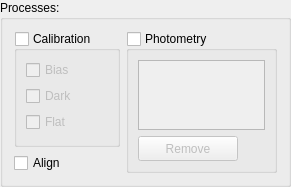
        <widget class="QGroupBox" name="groupBox_27">
         <property name="maximumSize">
          <size>
           <width>291</width>
           <height>171</height>
          </size>
         </property>
         <property name="title">
          <string>Processes:</string>
         </property>
         <layout class="QGridLayout" name="gridLayout_103">
          <item row="1" column="0">
           <widget class="QCheckBox" name="checkBox_11">
            <property name="text">
             <string>Align</string>
            </property>
           </widget>
          </item>
          <item row="0" column="0">
           <widget class="QGroupBox" name="groupBox_26">
            <property name="title">
             <string>Calibration</string>
            </property>
            <property name="checkable">
             <bool>true</bool>
            </property>
            <property name="checked">
             <bool>false</bool>
            </property>
            <layout class="QGridLayout" name="gridLayout_101">
             <item row="0" column="0">
              <widget class="QCheckBox" name="checkBox_8">
               <property name="text">
                <string>Bias</string>
               </property>
              </widget>
             </item>
             <item row="1" column="0">
              <widget class="QCheckBox" name="checkBox_9">
               <property name="text">
                <string>Dark</string>
               </property>
              </widget>
             </item>
             <item row="2" column="0">
              <widget class="QCheckBox" name="checkBox_10">
               <property name="text">
                <string>Flat</string>
               </property>
              </widget>
             </item>
            </layout>
           </widget>
          </item>
          <item row="0" column="1" rowspan="2">
           <widget class="QGroupBox" name="groupBox_29">
            <property name="title">
             <string>Photometry</string>
            </property>
            <property name="checkable">
             <bool>true</bool>
            </property>
            <property name="checked">
             <bool>false</bool>
            </property>
            <layout class="QGridLayout" name="gridLayout_102">
             <item row="1" column="0">
              <widget class="QPushButton" name="pushButton_47">
               <property name="minimumSize">
                <size>
                 <width>100</width>
                 <height>25</height>
                </size>
               </property>
               <property name="maximumSize">
                <size>
                 <width>100</width>
                 <height>25</height>
                </size>
               </property>
               <property name="text">
                <string>Remove</string>
               </property>
               <property name="icon">
                <iconset>
                 <normaloff>../.designer/.designer/backup/img/rem.png</normaloff>../.designer/.designer/backup/img/rem.png</iconset>
               </property>
              </widget>
             </item>
             <item row="0" column="0">
              <widget class="QListWidget" name="listWidget_17">
               <property name="selectionMode">
                <enum>QAbstractItemView::ExtendedSelection</enum>
               </property>
              </widget>
             </item>
            </layout>
           </widget>
          </item>
         </layout>
         <zorder>groupBox_26</zorder>
         <zorder>groupBox_29</zorder>
         <zorder>checkBox_11</zorder>
        </widget>
